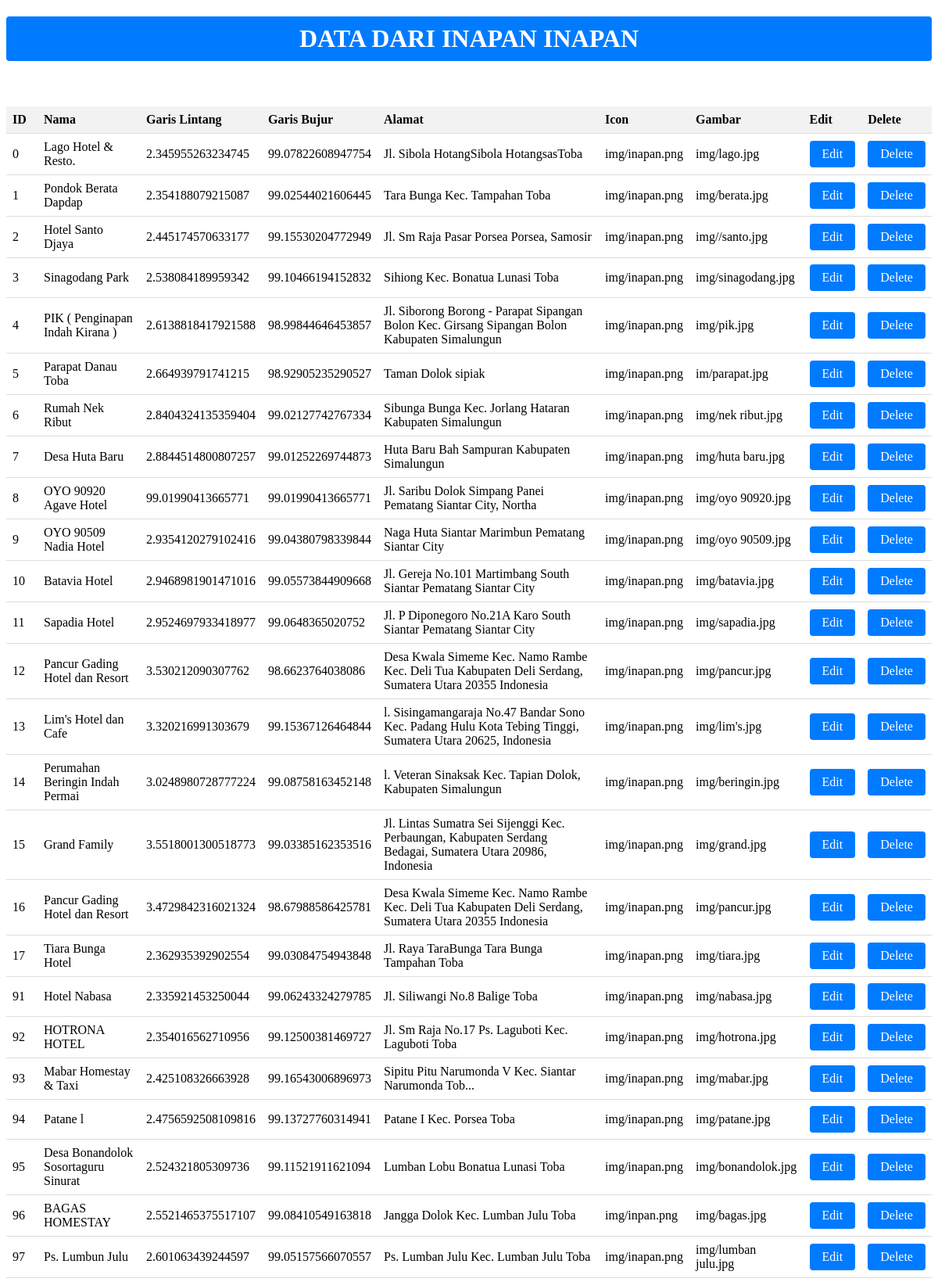
/admin/queryy.php?category=inapan (upper part), run on the app's committed database.
### tables this page shows
CREATE TABLE `tb_map` (
  `id` int(225) NOT NULL,
  `nama` varchar(255) NOT NULL,
  `garis_lintang` varchar(255) NOT NULL,
  `garis_bujur` varchar(255) NOT NULL,
  `alamat` varchar(255) NOT NULL,
  `icon` varchar(255) NOT NULL,
  `gambar` varchar(225) NOT NULL,
  `category` varchar(255) NOT NULL,
  `id_rating` int(11) DEFAULT NULL
);

### admin/queryy.php (the view, shortened to what this page needs)
<!DOCTYPE html>
<html>
<head>
</head>
<?php
$server = "localhost";
$user = "root";
$password = "";
$database = "go_map";
$db = mysqli_connect($server, $user, $password, $database);
if (isset($_GET['category'])) {
    $category = $_GET['category'];
    $category = mysqli_real_escape_string($db, $category);
    $sql = "SELECT * FROM tb_map WHERE category = '$category'";
    $result = mysqli_query($db, $sql);
    if (mysqli_num_rows($result) > 0) {
        echo "<h1>Data dari " . $category . " <span id=\"table-name\">" . $category . "</span></h1><br><br>";
        echo "<table>";
        echo "<thead><tr><th>ID</th><th>Nama</th><th>Garis Lintang</th><th>Garis Bujur</th><th>Alamat</th><th>Icon</th><th>Gambar</th><th>Edit</th><th>Delete</th></tr></thead>";
        echo "<tbody>";
        while ($row = mysqli_fetch_assoc($result)) {
            echo "<tr>";
            echo "<td>" . $row['id'] . "</td>";
            echo "<td>" . $row['nama'] . "</td>";
            echo "<td>" . $row['garis_lintang'] . "</td>";
            echo "<td>" . $row['garis_bujur'] . "</td>";
            echo "<td>" . $row['alamat'] . "</td>";
            echo "<td>" . $row['icon'] . "</td>";
            echo "<td>" . $row['gambar'] . "</td>";
            echo "<td><a href='edit_map.php?id=" . $row['id'] . "' class='button'>Edit</a></td>";
            echo "<td><a href='?delete_id=" . $row['id'] . "' class='button'>Delete</a></td>";
            echo "</tr>";
        }
        echo "</tbody>";
        echo "</table>";
    } else {
        echo "Tidak ada data yang ditemukan.";
    }
} else {
    echo "Kategori tidak ditemukan.";
}

### admin/queryy.php (style rules this page uses)
h1 { padding: 10px; background-color: #007bff; color: #fff; text-align: center; border-radius: 4px; text-transform: uppercase; }
table { border-collapse: collapse; width: 100%; }
th, td { padding: 8px; text-align: left; border-bottom: 1px solid #ddd; }
th { background-color: #f2f2f2; }
.button { display: inline-block; padding: 8px 16px; background-color: #007bff; color: #fff; text-decoration: none; border-radius: 4px; }

### data on the page
tb_map: id "0", nama "Lago Hotel & Resto.", garis_lintang "2.345955263234745", garis_bujur "99.07822608947754", alamat "Jl. Sibola HotangSibola HotangsasToba", icon "img/inapan.png", gambar "img/lago.jpg"
tb_map: id "1", nama "Pondok Berata Dapdap", garis_lintang "2.354188079215087", garis_bujur "99.02544021606445", alamat "Tara Bunga Kec. Tampahan Toba", icon "img/inapan.png", gambar "img/berata.jpg"
tb_map: id "2", nama "Hotel Santo Djaya", garis_lintang "2.445174570633177", garis_bujur "99.15530204772949", alamat "Jl. Sm Raja Pasar Porsea Porsea, Samosir", icon "img/inapan.png", gambar "img//santo.jpg"
tb_map: id "3", nama "Sinagodang Park", garis_lintang "2.538084189959342", garis_bujur "99.10466194152832", alamat "Sihiong Kec. Bonatua Lunasi Toba", icon "img/inapan.png", gambar "img/sinagodang.jpg"
tb_map: id "4", nama "PIK ( Penginapan Indah Kirana )", garis_lintang "2.6138818417921588", garis_bujur "98.99844646453857", alamat "Jl. Siborong Borong - Parapat Sipangan Bolon Kec. Girsang Sipangan Bolon Kabupaten Simalungun", icon "img/inapan.png", gambar "img/pik.jpg"
tb_map: id "5", nama "Parapat Danau Toba", garis_lintang "2.664939791741215", garis_bujur "98.92905235290527", alamat "Taman Dolok sipiak", icon "img/inapan.png", gambar "im/parapat.jpg"
tb_map: id "6", nama "Rumah Nek Ribut", garis_lintang "2.8404324135359404", garis_bujur "99.02127742767334", alamat "Sibunga Bunga Kec. Jorlang Hataran Kabupaten Simalungun", icon "img/inapan.png", gambar "img/nek ribut.jpg"
tb_map: id "7", nama "Desa Huta Baru", garis_lintang "2.8844514800807257", garis_bujur "99.01252269744873", alamat "Huta Baru Bah Sampuran Kabupaten Simalungun", icon "img/inapan.png", gambar "img/huta baru.jpg"
tb_map: id "8", nama "OYO 90920 Agave Hotel", garis_lintang "99.01990413665771", garis_bujur "99.01990413665771", alamat "Jl. Saribu Dolok Simpang Panei Pematang Siantar City, Northa", icon "img/inapan.png", gambar "img/oyo 90920.jpg"
tb_map: id "9", nama "OYO 90509 Nadia Hotel", garis_lintang "2.9354120279102416", garis_bujur "99.04380798339844", alamat "Naga Huta Siantar Marimbun Pematang Siantar City", icon "img/inapan.png", gambar "img/oyo 90509.jpg"
tb_map: id "10", nama "Batavia Hotel", garis_lintang "2.9468981901471016", garis_bujur "99.05573844909668", alamat "Jl. Gereja No.101 Martimbang South Siantar Pematang Siantar City", icon "img/inapan.png", gambar "img/batavia.jpg"
tb_map: id "11", nama "Sapadia Hotel", garis_lintang "2.9524697933418977", garis_bujur "99.0648365020752", alamat "Jl. P Diponegoro No.21A Karo South Siantar Pematang Siantar City", icon "img/inapan.png", gambar "img/sapadia.jpg"
tb_map: id "12", nama "Pancur Gading Hotel dan Resort", garis_lintang "3.530212090307762", garis_bujur "98.6623764038086", alamat "Desa Kwala Simeme Kec. Namo Rambe Kec. Deli Tua Kabupaten Deli Serdang, Sumatera Utara 20355 Indonesia", icon "img/inapan.png", gambar "img/pancur.jpg"
tb_map: id "13", nama "Lim's Hotel dan Cafe", garis_lintang "3.320216991303679", garis_bujur "99.15367126464844", alamat "l. Sisingamangaraja No.47 Bandar Sono Kec. Padang Hulu Kota Tebing Tinggi, Sumatera Utara 20625, Indonesia", icon "img/inapan.png", gambar "img/lim's.jpg"
tb_map: id "14", nama "Perumahan Beringin Indah Permai", garis_lintang "3.0248980728777224", garis_bujur "99.08758163452148", alamat "l. Veteran Sinaksak Kec. Tapian Dolok, Kabupaten Simalungun", icon "img/inapan.png", gambar "img/beringin.jpg"
tb_map: id "15", nama "Grand Family", garis_lintang "3.5518001300518773", garis_bujur "99.03385162353516", alamat "Jl. Lintas Sumatra Sei Sijenggi Kec. Perbaungan, Kabupaten Serdang Bedagai, Sumatera Utara 20986, Indonesia", icon "img/inapan.png", gambar "img/grand.jpg"
tb_map: id "16", nama "Pancur Gading Hotel dan Resort", garis_lintang "3.4729842316021324", garis_bujur "98.67988586425781", alamat "Desa Kwala Simeme Kec. Namo Rambe Kec. Deli Tua Kabupaten Deli Serdang, Sumatera Utara 20355 Indonesia", icon "img/inapan.png", gambar "img/pancur.jpg"
tb_map: id "17", nama "Tiara Bunga Hotel", garis_lintang "2.362935392902554", garis_bujur "99.03084754943848", alamat "Jl. Raya TaraBunga Tara Bunga Tampahan Toba", icon "img/inapan.png", gambar "img/tiara.jpg"
tb_map: id "91", nama "Hotel Nabasa", garis_lintang "2.335921453250044", garis_bujur "99.06243324279785", alamat "Jl. Siliwangi No.8 Balige Toba", icon "img/inapan.png", gambar "img/nabasa.jpg"
tb_map: id "92", nama "HOTRONA HOTEL", garis_lintang "2.354016562710956", garis_bujur "99.12500381469727", alamat "Jl. Sm Raja No.17 Ps. Laguboti Kec. Laguboti Toba", icon "img/inapan.png", gambar "img/hotrona.jpg"
tb_map: id "93", nama "Mabar Homestay & Taxi", garis_lintang "2.425108326663928", garis_bujur "99.16543006896973", alamat "Sipitu Pitu Narumonda V Kec. Siantar Narumonda Tob...", icon "img/inapan.png", gambar "img/mabar.jpg"
tb_map: id "94", nama "Patane l", garis_lintang "2.4756592508109816", garis_bujur "99.13727760314941", alamat "Patane I Kec. Porsea Toba", icon "img/inapan.png", gambar "img/patane.jpg"
tb_map: id "95", nama "Desa Bonandolok Sosortaguru Sinurat", garis_lintang "2.524321805309736", garis_bujur "99.11521911621094", alamat "Lumban Lobu Bonatua Lunasi Toba", icon "img/inapan.png", gambar "img/bonandolok.jpg"
tb_map: id "96", nama "BAGAS HOMESTAY", garis_lintang "2.5521465375517107", garis_bujur "99.08410549163818", alamat "Jangga Dolok Kec. Lumban Julu Toba", icon "img/inpan.png", gambar "img/bagas.jpg"
tb_map: id "97", nama "Ps. Lumbun Julu", garis_lintang "2.601063439244597", garis_bujur "99.05157566070557", alamat "Ps. Lumban Julu Kec. Lumban Julu Toba", icon "img/inapan.png", gambar "img/lumban julu.jpg"

### other printed values
$category "INAPAN"
